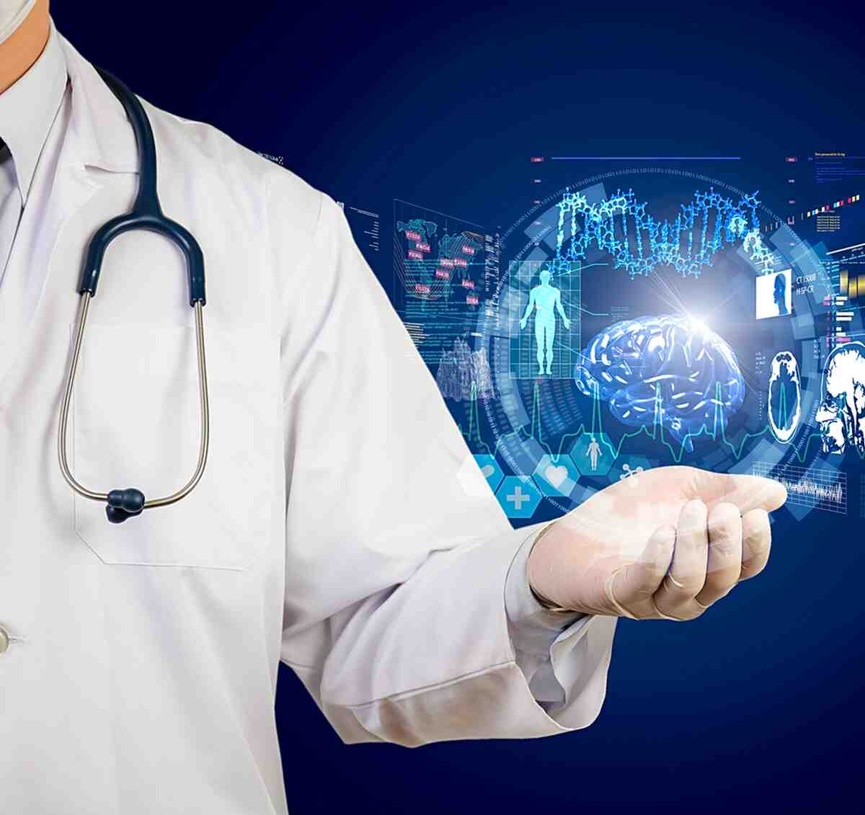
#> input picture Project/code/pics/aiHealth_01.jpg, 865 x 815 px, shrunk from 1200 x 1131 before the run
$ jupyter execute --allow-errors hans.ipynb   (shell and % lines are left out)
#> lines starting #> are read from the running program, lines starting #| are printed output that depends on the picture
[cell 1]
import pandas as pd
import numpy as np
import seaborn as sns
from seaborn_qqplot import pplot

import matplotlib.pyplot as plt
sns.set(color_codes=True)

[cell 2]
df = pd.read_csv('data/new2.csv', index_col = 0)
#> (reads Project/code/data/new2.csv from the repository)

[cell 3]
df

[cell 4]
# df.drop(indexes_list, inplace=True)
df = df.dropna().copy()
print(df)

[cell 5]
duplicateRows = df[df.duplicated()]
print(duplicateRows)

[cell 6]
# outliers er uit

[cell 7]
# bmi er bij

df['bmi'] = df['mass']/(df['length']/100)**2

[cell 8]
bmi_cats = [0, 18.5, 25, np.inf]
labels_bmi_cats=['underweight','normal_range','overweight']
df['bmi_cat']= pd.cut(df['bmi'], bins=bmi_cats, labels=labels_bmi_cats)

bmi_subcats = [0, 16, 17, 18.5, 25, 30, 35, 40, np.inf]
labels_bmi_subcats=['severe_thinness','moderate_thinness','mild_thinness','normal', 'pre_obese', 'obese_class_I', 'obese_class_II', 'obese_class_III']
df['bmi_subcat']= pd.cut(df['bmi'], bins=bmi_subcats, labels=labels_bmi_subcats)


df.head(12)

[cell 9]
# Maak een raster voor 4 images
import cv2

pImg = cv2.imread("pics/aiHealth_01.jpg")
#> pImg is the input picture: shape (815, 865, 3); mean B, G, R 156.9, 129.9, 116.9
# pImg = pplot(df, x="lifespan", y="alcohol", kind='qq', height=5)

fig, axs = plt.subplots(2, 2, sharey=False, figsize=(18,15))


axs[0][0].imshow(pImg)
pplot(df, x="lifespan", y="alcohol", kind='qq', height=5)
#> (this line was passed over: seaborn_qqplot is not available in this run)

sns.boxplot(x=df['sugar'], ax=axs[1,1])

axs[0][1].scatter(df['sugar'], df['lifespan'])
axs[0][1].set_xlabel('sugar')
axs[0][1].set_ylabel('lifespan')

sns.catplot(data=df, x='sugar', y='lifespan', kind='box', ax=axs[1,1])

sns.lineplot(x=df['sugar'],y=df['lifespan'], ax=axs[1,0])


plt.show()
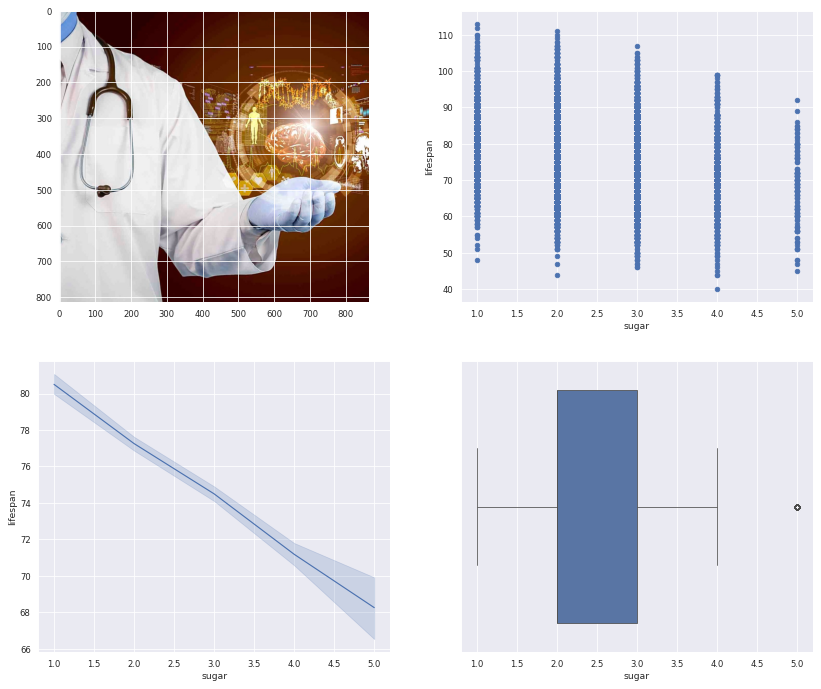
#> figure drawn by matplotlib, 4 panels; B, G, R data is drawn as R, G, B
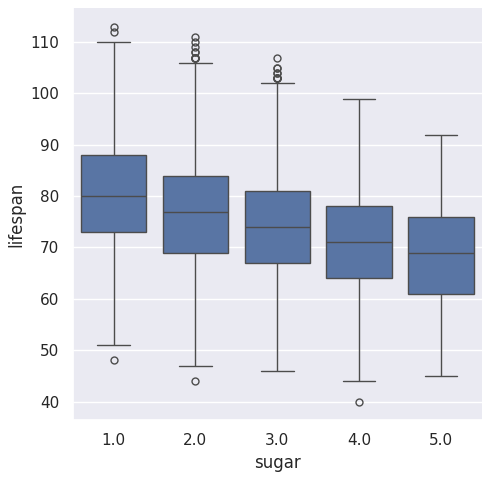
#> figure drawn by matplotlib, 1 panel

# print();

[cell 10]
sns.lineplot(df,x='sugar',y='lifespan')
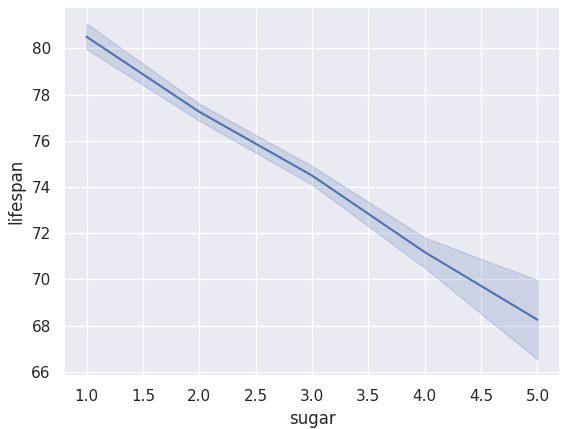
#> figure drawn by matplotlib, 1 panel

[cell 11]
from seaborn_qqplot import pplot
pplot(df, x="lifespan", y="alcohol", kind='qq', height=5)
#> (this line was passed over: seaborn_qqplot is not available in this run)
